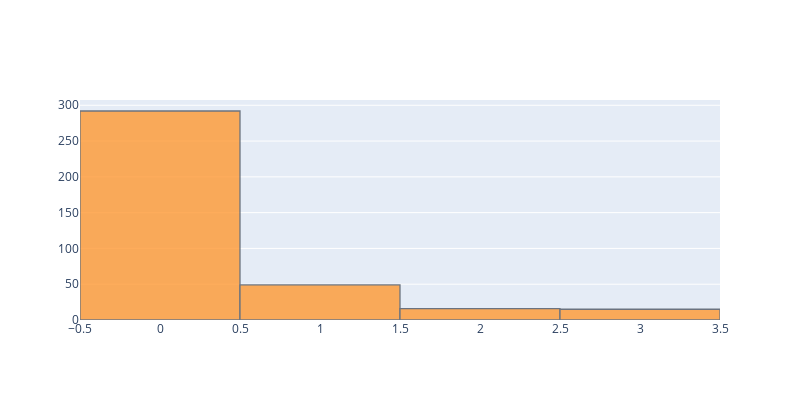

Notebook cell for this chart:
### Markdown cell above
### - failures

### Code cell
data.failures.iplot(kind='hist', title="Failures distribution", layout=layout.to_plotly_json())

### Figure 1 — Plotly figure (JSON) as saved in the notebook; plotly's stock layout.template omitted (floating-point values rounded to 4 significant figures; data arrays with more than 128 entries replaced by an {"elided": "..."} marker saying what was removed)
{"data": [{"histfunc": "count", "histnorm": "", "marker": {"color": "rgba(255, 153, 51, 1.0)", "line": {"color": "#4D5663", "width": 1.3}}, "name": "failures", "opacity": 0.8, "orientation": "v", "type": "histogram", "x": {"elided": "394 int values"}}], "layout": {"barmode": "overlay", "height": 400, "width": 800}}
